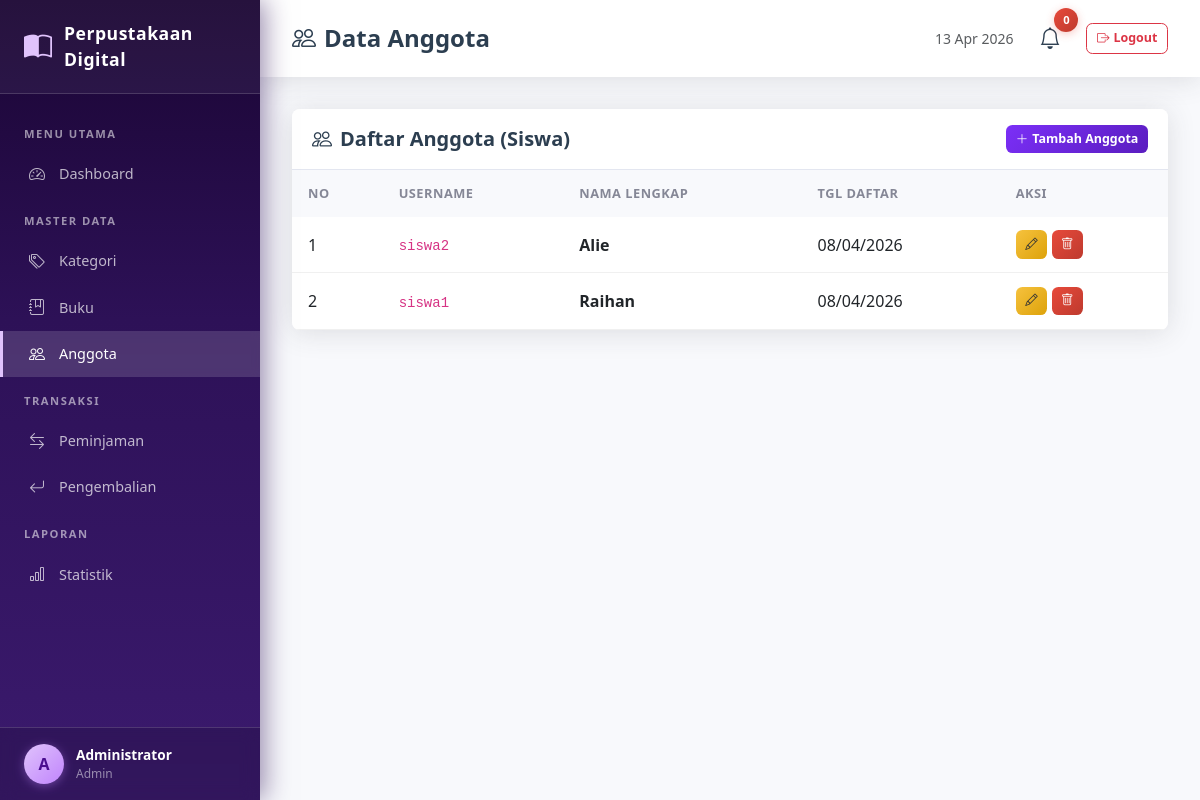
The page /index.php?page=anggota (signed in) on the database its author committed.
### tables this page shows
CREATE TABLE IF NOT EXISTS users (
    id INT AUTO_INCREMENT PRIMARY KEY,
    username VARCHAR(50) NOT NULL UNIQUE,
    password VARCHAR(255) NOT NULL,
    nama_lengkap VARCHAR(100) NOT NULL,
    role ENUM('admin', 'siswa') NOT NULL DEFAULT 'siswa',
    created_at TIMESTAMP DEFAULT CURRENT_TIMESTAMP
);

### controllers/AnggotaController.php (called while the page is built, shortened)
<?php
require_once __DIR__ . '/../models/User.php';
class AnggotaController
{
    private $userModel;
    public function __construct()
    {
        $this->userModel = new User();
    }
    public function index()
    {
        $anggota = $this->userModel->getAllSiswa();
        require_once __DIR__ . '/../views/anggota/index.php';
    }
}

### config/Database.php (called while the page is built, shortened)
<?php
class Database
{
    private static $instance = null;
    private $connection;
    private function __construct()
    {
        try {
            $this->connection = new PDO(
                "mysql:host=" . App::DB_HOST . ";dbname=" . App::DB_NAME,
                App::DB_USER,
                App::DB_PASS,
                [
                    PDO::ATTR_ERRMODE => PDO::ERRMODE_EXCEPTION,
                    PDO::ATTR_DEFAULT_FETCH_MODE => PDO::FETCH_OBJ,
                    PDO::MYSQL_ATTR_INIT_COMMAND => "SET NAMES utf8"
                ]
            );
        } catch (PDOException $e) {
            die("Koneksi database gagal: " . $e->getMessage());
        }
    }
    public static function getInstance()
    {
        if (self::$instance === null) {
            self::$instance = new self();
        }
        return self::$instance;
    }
    public function getConnection()
    {
        return $this->connection;
    }
}

### models/User.php (called while the page is built, shortened)
<?php
require_once __DIR__ . '/../config/Database.php';
class User
{
    private $db;
    private $table = 'users';
    public function __construct()
    {
        $this->db = Database::getInstance()->getConnection();
    }
    public function getAllSiswa()
    {
        $stmt = $this->db->prepare("SELECT * FROM {$this->table} WHERE role = 'siswa' ORDER BY id DESC");
        $stmt->execute();
        return $stmt->fetchAll();
    }
}

### views/anggota/index.php (the view, shortened to what this page needs)
<?php
require_once __DIR__ . '/../templates/header.php';
require_once __DIR__ . '/../templates/sidebar.php';
?>
<div class="card data-card">
    <div class="card-header">
        <h5><i class="bi bi-people me-2"></i>Daftar Anggota (Siswa)</h5>
        <a href="<?= App::BASE_URL ?>/index.php?page=anggota&action=create" class="btn btn-primary btn-sm">
            <i class="bi bi-plus-lg me-1"></i>Tambah Anggota
        </a>
    </div>
    <div class="card-body p-0">
        <?php if (!empty($anggota)): ?>
            <div class="table-responsive">
                <table class="table table-hover mb-0">
                    <thead>
                        <tr>
                            <th>No</th>
                            <th>Username</th>
                            <th>Nama Lengkap</th>
                            <th>Tgl Daftar</th>
                            <th>Aksi</th>
                        </tr>
                    </thead>
                    <tbody>
                        <?php foreach ($anggota as $i => $a): ?>
                            <tr>
                                <td><?= $i + 1 ?></td>
                                <td><code><?= htmlspecialchars($a->username) ?></code></td>
                                <td><strong><?= htmlspecialchars($a->nama_lengkap) ?></strong></td>
                                <td><?= date('d/m/Y', strtotime($a->created_at)) ?></td>
                                <td>
                                    <a href="<?= App::BASE_URL ?>/index.php?page=anggota&action=edit&id=<?= $a->id ?>" class="btn btn-warning btn-sm" title="Edit">
                                        <i class="bi bi-pencil"></i>
                                    </a>
                                    <a href="<?= App::BASE_URL ?>/index.php?page=anggota&action=delete&id=<?= $a->id ?>" class="btn btn-danger btn-sm" title="Hapus" onclick="return confirm('Yakin ingin menghapus anggota ini?')">
                                        <i class="bi bi-trash"></i>
                                    </a>
                                </td>
                            </tr>
                        <?php endforeach; ?>
                    </tbody>
                </table>
            </div>
        <?php endif; ?>
    </div>
</div>
<?php require_once __DIR__ . '/../templates/footer.php'; ?>

### assets/css/style.css (style rules this page uses)
:root { --primary: #7b2ff7; --primary-dark: #5a1dbf; --secondary: #858796; --success: #1cc88a; --info: #36b9cc; --warning: #f6c23e; --danger: #e74a3b; --light: #f8f9fc; --dark: #2c3e50; --sidebar-bg: linear-gradient(180deg, #4a0e8f 0%, #7b2ff7 50%, #a855f7 100%); --sidebar-hover: rgba(255, 255, 255, 0.12); --card-shadow: 0 0.15rem 1.75rem 0 rgba(58, 59, 69, 0.15); --border-radius: 0.5rem; }
* { margin: 0; padding: 0; box-sizing: border-box; }
body { font-family: 'Segoe UI', Tahoma, Geneva, Verdana, sans-serif; background-color: var(--light); min-height: 100vh; }
.data-card { border: none; border-radius: var(--border-radius); box-shadow: var(--card-shadow); overflow: hidden; }
.data-card .card-header { background: white; border-bottom: 1px solid #e3e6f0; padding: 1rem 1.25rem; display: flex; justify-content: space-between; align-items: center; }
.data-card .card-header h5 { font-weight: 700; color: var(--dark); margin: 0; }
.table thead th { background: var(--light); border: none; font-weight: 700; font-size: 0.8rem; text-transform: uppercase; letter-spacing: 0.5px; color: var(--secondary); padding: 0.85rem 1rem; }
.table tbody td { padding: 0.85rem 1rem; vertical-align: middle; border-color: #f0f0f0; }
.btn { border-radius: 0.4rem; font-weight: 600; font-size: 0.85rem; padding: 0.5rem 1rem; transition: all 0.2s ease; }
.btn-sm { padding: 0.3rem 0.6rem; font-size: 0.78rem; }
.btn-primary { background: linear-gradient(135deg, var(--primary), var(--primary-dark)); border: none; }
.btn-danger { background: linear-gradient(135deg, var(--danger), #be3a2e); border: none; }
.btn-warning { background: linear-gradient(135deg, var(--warning), #dda20a); border: none; color: #333; }

### rows shown on the page
users: username "siswa2", nama_lengkap "Alie", created_at "08/04/2026"
users: username "siswa1", nama_lengkap "Raihan", created_at "08/04/2026"

### other values the page prints
App::APP_NAME "Perpustakaan Digital"
substr($_SESSION['nama_lengkap'], 0, 1) "A"
$_SESSION['nama_lengkap'] "Administrator"
$_SESSION['role'] "Admin"
$pageTitle "Data Anggota"
